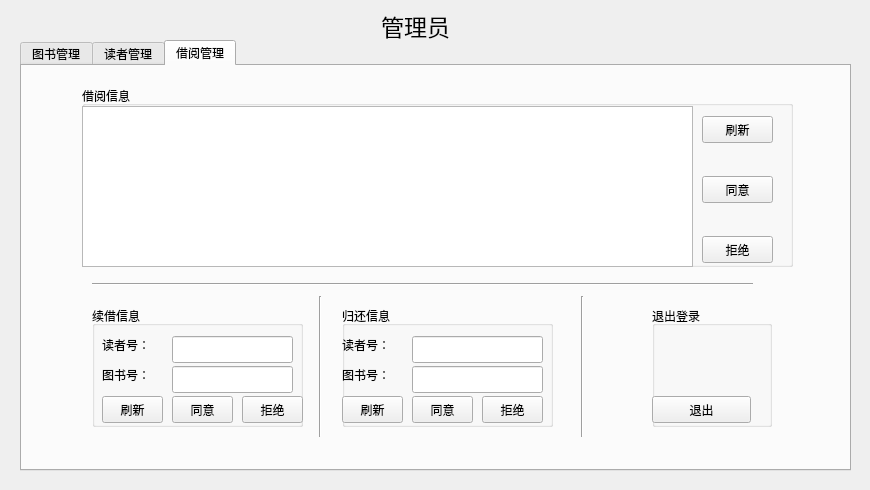
<?xml version="1.0" encoding="UTF-8"?>
<ui version="4.0">
 <class>AdminForm</class>
 <widget class="QWidget" name="AdminForm">
  <property name="geometry">
   <rect>
    <x>0</x>
    <y>0</y>
    <width>870</width>
    <height>490</height>
   </rect>
  </property>
  <property name="windowTitle">
   <string>Form</string>
  </property>
  <widget class="QTabWidget" name="admin_tw">
   <property name="geometry">
    <rect>
     <x>20</x>
     <y>40</y>
     <width>831</width>
     <height>431</height>
    </rect>
   </property>
   <property name="currentIndex">
    <number>2</number>
   </property>
   <widget class="QWidget" name="book_mag_tab">
    <attribute name="title">
     <string>图书管理</string>
    </attribute>
    <widget class="QGroupBox" name="groupBox_1">
     <property name="geometry">
      <rect>
       <x>30</x>
       <y>80</y>
       <width>771</width>
       <height>251</height>
      </rect>
     </property>
     <property name="title">
      <string>信息显示：</string>
     </property>
     <widget class="QTableView" name="booklist_tv">
      <property name="geometry">
       <rect>
        <x>0</x>
        <y>20</y>
        <width>771</width>
        <height>231</height>
       </rect>
      </property>
     </widget>
    </widget>
    <widget class="QPushButton" name="alter_btn_1">
     <property name="geometry">
      <rect>
       <x>370</x>
       <y>360</y>
       <width>99</width>
       <height>27</height>
      </rect>
     </property>
     <property name="text">
      <string>修改</string>
     </property>
    </widget>
    <widget class="QPushButton" name="add_btn_1">
     <property name="geometry">
      <rect>
       <x>30</x>
       <y>360</y>
       <width>99</width>
       <height>27</height>
      </rect>
     </property>
     <property name="text">
      <string>增加</string>
     </property>
    </widget>
    <widget class="QPushButton" name="dele_btn_1">
     <property name="geometry">
      <rect>
       <x>700</x>
       <y>360</y>
       <width>99</width>
       <height>27</height>
      </rect>
     </property>
     <property name="text">
      <string>删除</string>
     </property>
    </widget>
    <widget class="QPushButton" name="query_btn">
     <property name="geometry">
      <rect>
       <x>640</x>
       <y>20</y>
       <width>99</width>
       <height>27</height>
      </rect>
     </property>
     <property name="text">
      <string>查询</string>
     </property>
    </widget>
    <widget class="QLineEdit" name="query_le">
     <property name="geometry">
      <rect>
       <x>370</x>
       <y>20</y>
       <width>201</width>
       <height>27</height>
      </rect>
     </property>
    </widget>
    <widget class="QPushButton" name="dis_all_btn_1">
     <property name="geometry">
      <rect>
       <x>50</x>
       <y>20</y>
       <width>99</width>
       <height>27</height>
      </rect>
     </property>
     <property name="text">
      <string>显示全部</string>
     </property>
    </widget>
    <widget class="QComboBox" name="type_cbx">
     <property name="geometry">
      <rect>
       <x>234</x>
       <y>20</y>
       <width>101</width>
       <height>27</height>
      </rect>
     </property>
     <item>
      <property name="text">
       <string>书名</string>
      </property>
     </item>
     <item>
      <property name="text">
       <string>书号</string>
      </property>
     </item>
    </widget>
    <widget class="Line" name="line_1">
     <property name="geometry">
      <rect>
       <x>30</x>
       <y>330</y>
       <width>761</width>
       <height>31</height>
      </rect>
     </property>
     <property name="orientation">
      <enum>Qt::Horizontal</enum>
     </property>
    </widget>
    <widget class="Line" name="line_2">
     <property name="geometry">
      <rect>
       <x>40</x>
       <y>60</y>
       <width>751</width>
       <height>21</height>
      </rect>
     </property>
     <property name="orientation">
      <enum>Qt::Horizontal</enum>
     </property>
    </widget>
   </widget>
   <widget class="QWidget" name="reader_mag_tab">
    <attribute name="title">
     <string>读者管理</string>
    </attribute>
    <widget class="QGroupBox" name="groupBox_2">
     <property name="geometry">
      <rect>
       <x>30</x>
       <y>80</y>
       <width>771</width>
       <height>241</height>
      </rect>
     </property>
     <property name="title">
      <string>信息显示：</string>
     </property>
     <widget class="QTableView" name="reader_tw">
      <property name="geometry">
       <rect>
        <x>0</x>
        <y>20</y>
        <width>771</width>
        <height>221</height>
       </rect>
      </property>
     </widget>
    </widget>
    <widget class="QPushButton" name="add_btn_2">
     <property name="geometry">
      <rect>
       <x>30</x>
       <y>360</y>
       <width>99</width>
       <height>27</height>
      </rect>
     </property>
     <property name="text">
      <string>增加</string>
     </property>
    </widget>
    <widget class="QPushButton" name="alter_btn_2">
     <property name="geometry">
      <rect>
       <x>360</x>
       <y>360</y>
       <width>99</width>
       <height>27</height>
      </rect>
     </property>
     <property name="text">
      <string>修改</string>
     </property>
    </widget>
    <widget class="QPushButton" name="dele_btn_2">
     <property name="geometry">
      <rect>
       <x>700</x>
       <y>360</y>
       <width>99</width>
       <height>27</height>
      </rect>
     </property>
     <property name="text">
      <string>删除</string>
     </property>
    </widget>
    <widget class="QPushButton" name="dis_all_btn_2">
     <property name="geometry">
      <rect>
       <x>30</x>
       <y>20</y>
       <width>99</width>
       <height>27</height>
      </rect>
     </property>
     <property name="text">
      <string>显示全部</string>
     </property>
    </widget>
    <widget class="Line" name="line_3">
     <property name="geometry">
      <rect>
       <x>30</x>
       <y>330</y>
       <width>761</width>
       <height>20</height>
      </rect>
     </property>
     <property name="orientation">
      <enum>Qt::Horizontal</enum>
     </property>
    </widget>
    <widget class="Line" name="line_4">
     <property name="geometry">
      <rect>
       <x>40</x>
       <y>50</y>
       <width>751</width>
       <height>31</height>
      </rect>
     </property>
     <property name="orientation">
      <enum>Qt::Horizontal</enum>
     </property>
    </widget>
   </widget>
   <widget class="QWidget" name="borrow_mag_tab">
    <attribute name="title">
     <string>借阅管理</string>
    </attribute>
    <widget class="QGroupBox" name="groupBox_3">
     <property name="geometry">
      <rect>
       <x>60</x>
       <y>20</y>
       <width>711</width>
       <height>181</height>
      </rect>
     </property>
     <property name="title">
      <string>借阅信息</string>
     </property>
     <widget class="QTableView" name="borrow_tv">
      <property name="geometry">
       <rect>
        <x>0</x>
        <y>20</y>
        <width>611</width>
        <height>161</height>
       </rect>
      </property>
     </widget>
     <widget class="QPushButton" name="b_refu_btn">
      <property name="geometry">
       <rect>
        <x>620</x>
        <y>150</y>
        <width>71</width>
        <height>27</height>
       </rect>
      </property>
      <property name="text">
       <string>拒绝</string>
      </property>
     </widget>
     <widget class="QPushButton" name="b_acc_btn">
      <property name="geometry">
       <rect>
        <x>620</x>
        <y>90</y>
        <width>71</width>
        <height>27</height>
       </rect>
      </property>
      <property name="text">
       <string>同意</string>
      </property>
     </widget>
     <widget class="QPushButton" name="fresh_btn">
      <property name="geometry">
       <rect>
        <x>620</x>
        <y>30</y>
        <width>71</width>
        <height>27</height>
       </rect>
      </property>
      <property name="text">
       <string>刷新</string>
      </property>
     </widget>
    </widget>
    <widget class="QGroupBox" name="groupBox_4">
     <property name="geometry">
      <rect>
       <x>70</x>
       <y>240</y>
       <width>211</width>
       <height>121</height>
      </rect>
     </property>
     <property name="title">
      <string>续借信息</string>
     </property>
     <widget class="QPushButton" name="c_acc_btn">
      <property name="geometry">
       <rect>
        <x>80</x>
        <y>90</y>
        <width>61</width>
        <height>27</height>
       </rect>
      </property>
      <property name="text">
       <string>同意</string>
      </property>
     </widget>
     <widget class="QPushButton" name="c_refu_btn">
      <property name="geometry">
       <rect>
        <x>150</x>
        <y>90</y>
        <width>61</width>
        <height>27</height>
       </rect>
      </property>
      <property name="text">
       <string>拒绝</string>
      </property>
     </widget>
     <widget class="QLabel" name="label_1">
      <property name="geometry">
       <rect>
        <x>10</x>
        <y>30</y>
        <width>67</width>
        <height>17</height>
       </rect>
      </property>
      <property name="text">
       <string>读者号：</string>
      </property>
     </widget>
     <widget class="QLabel" name="label_2">
      <property name="geometry">
       <rect>
        <x>10</x>
        <y>60</y>
        <width>67</width>
        <height>17</height>
       </rect>
      </property>
      <property name="text">
       <string>图书号：</string>
      </property>
     </widget>
     <widget class="QLineEdit" name="c_rno_le">
      <property name="geometry">
       <rect>
        <x>80</x>
        <y>30</y>
        <width>121</width>
        <height>27</height>
       </rect>
      </property>
     </widget>
     <widget class="QLineEdit" name="c_bno_le">
      <property name="geometry">
       <rect>
        <x>80</x>
        <y>60</y>
        <width>121</width>
        <height>27</height>
       </rect>
      </property>
     </widget>
     <widget class="QPushButton" name="c_fresh_btn">
      <property name="geometry">
       <rect>
        <x>10</x>
        <y>90</y>
        <width>61</width>
        <height>27</height>
       </rect>
      </property>
      <property name="text">
       <string>刷新</string>
      </property>
     </widget>
    </widget>
    <widget class="QGroupBox" name="groupBox_5">
     <property name="geometry">
      <rect>
       <x>320</x>
       <y>240</y>
       <width>211</width>
       <height>121</height>
      </rect>
     </property>
     <property name="title">
      <string>归还信息</string>
     </property>
     <widget class="QPushButton" name="r_acc_btn">
      <property name="geometry">
       <rect>
        <x>70</x>
        <y>90</y>
        <width>61</width>
        <height>27</height>
       </rect>
      </property>
      <property name="text">
       <string>同意</string>
      </property>
     </widget>
     <widget class="QPushButton" name="r_refu_btn">
      <property name="geometry">
       <rect>
        <x>140</x>
        <y>90</y>
        <width>61</width>
        <height>27</height>
       </rect>
      </property>
      <property name="text">
       <string>拒绝</string>
      </property>
     </widget>
     <widget class="QLineEdit" name="r_bno_le">
      <property name="geometry">
       <rect>
        <x>70</x>
        <y>60</y>
        <width>131</width>
        <height>27</height>
       </rect>
      </property>
     </widget>
     <widget class="QLineEdit" name="r_rno_le">
      <property name="geometry">
       <rect>
        <x>70</x>
        <y>30</y>
        <width>131</width>
        <height>27</height>
       </rect>
      </property>
     </widget>
     <widget class="QLabel" name="label_3">
      <property name="geometry">
       <rect>
        <x>0</x>
        <y>30</y>
        <width>67</width>
        <height>17</height>
       </rect>
      </property>
      <property name="text">
       <string>读者号：</string>
      </property>
     </widget>
     <widget class="QLabel" name="label_4">
      <property name="geometry">
       <rect>
        <x>0</x>
        <y>60</y>
        <width>67</width>
        <height>17</height>
       </rect>
      </property>
      <property name="text">
       <string>图书号：</string>
      </property>
     </widget>
     <widget class="QPushButton" name="r_fresh_btn">
      <property name="geometry">
       <rect>
        <x>0</x>
        <y>90</y>
        <width>61</width>
        <height>27</height>
       </rect>
      </property>
      <property name="text">
       <string>刷新</string>
      </property>
     </widget>
    </widget>
    <widget class="Line" name="line_7">
     <property name="geometry">
      <rect>
       <x>70</x>
       <y>210</y>
       <width>661</width>
       <height>16</height>
      </rect>
     </property>
     <property name="orientation">
      <enum>Qt::Horizontal</enum>
     </property>
    </widget>
    <widget class="Line" name="line_5">
     <property name="geometry">
      <rect>
       <x>290</x>
       <y>230</y>
       <width>16</width>
       <height>141</height>
      </rect>
     </property>
     <property name="orientation">
      <enum>Qt::Vertical</enum>
     </property>
    </widget>
    <widget class="Line" name="line_6">
     <property name="geometry">
      <rect>
       <x>550</x>
       <y>230</y>
       <width>20</width>
       <height>141</height>
      </rect>
     </property>
     <property name="orientation">
      <enum>Qt::Vertical</enum>
     </property>
    </widget>
    <widget class="QGroupBox" name="groupBox_6">
     <property name="geometry">
      <rect>
       <x>630</x>
       <y>240</y>
       <width>120</width>
       <height>121</height>
      </rect>
     </property>
     <property name="title">
      <string>退出登录</string>
     </property>
     <widget class="QPushButton" name="quit_btn">
      <property name="geometry">
       <rect>
        <x>0</x>
        <y>90</y>
        <width>99</width>
        <height>27</height>
       </rect>
      </property>
      <property name="text">
       <string>退出</string>
      </property>
     </widget>
    </widget>
   </widget>
  </widget>
  <widget class="QLabel" name="admin_lab">
   <property name="geometry">
    <rect>
     <x>380</x>
     <y>10</y>
     <width>71</width>
     <height>31</height>
    </rect>
   </property>
   <property name="font">
    <font>
     <pointsize>17</pointsize>
    </font>
   </property>
   <property name="text">
    <string>管理员</string>
   </property>
   <property name="alignment">
    <set>Qt::AlignCenter</set>
   </property>
  </widget>
 </widget>
 <resources/>
 <connections/>
</ui>
